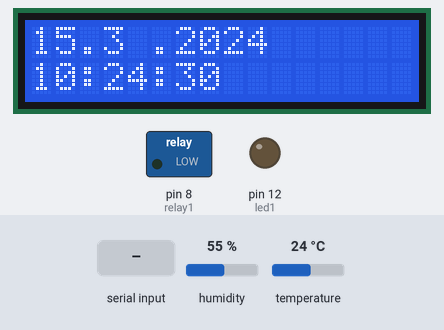
Bench run of a sketch on a simulated Arduino Uno, built with avr-gcc and run on an emulated ATmega328P. On the bench: 16×2 character LCD, switched loads named in the sketch (green lamp = pin HIGH), output pins drawn as LEDs (lit = HIGH). The inputs (shaded band) are chosen by the test bench; at power-on: humidity 55 %, temperature 24 °C. The local clock reads 2024-03-15 10:24:30 at power-on unless the sketch sets it.

Above: at 1.2 s.
1.3 s: "ab" received over the second serial link
At 3.7 s:
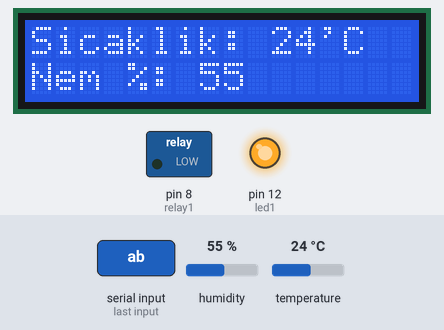
7.9 s: "fa" received over the second serial link
At 8.9 s:
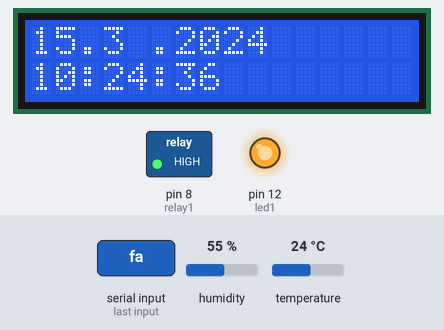
14.2 s: "ba" received over the second serial link
At 14.9 s:
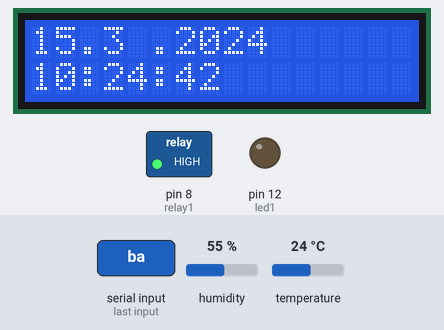
20.5 s: humidity set to 22 %
At 23.4 s:
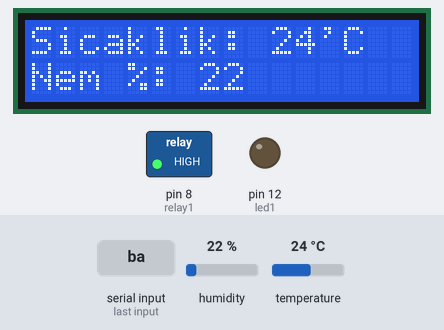
34.8 s: temperature set to 12 °C
At 35.3 s:
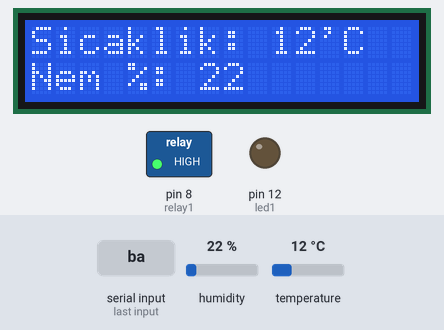
Timing chart, 0 to 37.8 s (numbered marks = the images above; inputs shaded):
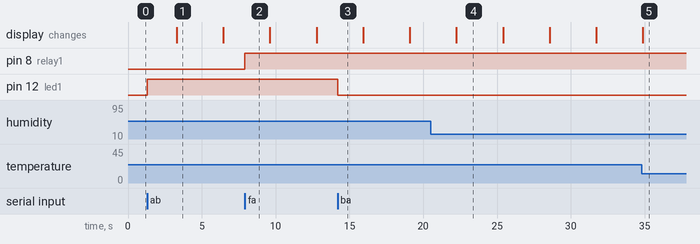

The sketch:

lcd_mesafe.ino
```cpp
#include <virtuabotixRTC.h>
#include <Wire.h>
#include <LiquidCrystal_I2C.h>
LiquidCrystal_I2C lcd(0x27,16,2);
#include <dht11.h>
#define DHT11PIN 11
#include <SoftwareSerial.h>
virtuabotixRTC myRTC(6, 5, 4);
SoftwareSerial btserial(2,3);// rx,tx bt
dht11 DHT11;

int relay1=8;
int led1d;
int led2d;
int led3d;
int relay1d;
char unChar;
String data;
int led1=12;
int led2;
int led3;
int ISINEMgonder;
int say;

void setup()
{
 lcd.init();

pinMode(relay1,OUTPUT);
pinMode(led1,OUTPUT);
 lcd.backlight();

     Serial.begin(9600);
 //myRTC.setDS1302Time(50, 00, 00,4, 15,03, 2017);
btserial.begin(9600);

  relay1d=0;
}
void loop()
{
  while(btserial.available())
{

unChar = btserial.read();
data +=unChar;

delay(1);
if(data=="S")  // servo motoru S komutu ile çalıştırır.
{
  motor1();
  }
  if(data=="ab")  // led 1 i ab komutu ile açar
  {if(led1d==0)
  {
    digitalWrite(led1,1);
  led1d=1;
  }

    }
    if(data=="ba"){  // led 1 i ba komutu ile kapatır
      if(led1d==1)
      {
      digitalWrite(led1,0);
      led1d=0;
      }}
      if(data=="ca")  // led 2 yi ca komutu ile açar
      {
        if(led2d==0)
        {digitalWrite(led2,1);
        led2d=1;
        }}
        if(data=="ac") // led 2 yi ac komutu ile kapatır
        {if(led2d==1)
          {digitalWrite(led2,0);
          led2d=0;
          }}
          if(data=="ea") // led 3 ü ea komutu ile açar
          {if(led3d==0)
          {
            digitalWrite(led3,1);
          led3d=1;
          }}
            if(data=="ae") // led 3 ü ae komutu ile kapatır
            {
              if(led3d==1)
              {digitalWrite(led3,0);
              led3d=0;
              }}
              if(data=="fa") // röle 1 i fa komutu ile açar
              {if(relay1d==0)
              {digitalWrite(relay1,1);
              relay1d=1;
                }
                }
                if(data=="af") // röle 1 i af komutu ile kapatır
                {if(relay1d==1)
                {digitalWrite(relay1,0);
                relay1d=0;
                  }
                  }
                  if(data=="ga")
                  {
                    ISINEM();
                    }
                    if(data=="ag")
                    {
                        delay(50);
                        btserial.print("Mesafe : ");
                        //btserial.print(sonar.ping_cm());
                        btserial.println(" cm\n");
                      }
                       if(data=="ha")
                  {
                    lcd.backlight();
                    }
                     if(data=="ah")
                  {
                    lcd.noBacklight();
                    }

  //Serial.println(data);


}
data="";
  myRTC.updateTime();


if(say % 2000==0 ){
LcdIsinem();}

if(say %4000==0){LcdTarih();}
  say++;


}


void motor1() // Servo motoru gelen değer ile açısal hareket ettirir.
{
//   delay(100);
//  while(btserial.available())
//  {
//
//    char c =btserial.read();
//    poz=poz+c;
//    }
//   if(poz.length()>0)
//   {
//      btserial.println(poz.toInt());
//      servom.write(poz.toInt());
//      Serial.println(poz);
//
//     poz="";
//     }
  }

void ISINEM()
{
  ISINEMgonder=2000;
   int chk = DHT11.read(DHT11PIN);


  btserial.print("Nem(%): ");
  btserial.print((float)DHT11.humidity, 0);

  btserial.print("  Sicaklik : ");
  btserial.print((float)DHT11.temperature, 0);
  btserial.println();


  delay(1);

  }

void LcdIsinem()
{
  lcd.setCursor(1,0);
   int chk = DHT11.read(DHT11PIN);
 lcd.clear();
 lcd.setCursor(0,0);
 lcd.print("Sicaklik:");
 lcd.setCursor(10,0);
 lcd.print((float)DHT11.temperature,0);
 lcd.setCursor(12,0);
 lcd.print("'C");
 lcd.setCursor(0,1);
 lcd.print("Nem %:");
 lcd.setCursor(7,1);
 lcd.print((float)DHT11.humidity,0);
}
 //delay(2000);
 void LcdTarih()
 {
  lcd.clear();
 lcd.setCursor(0,0);

 lcd.print(myRTC.dayofmonth);
 lcd.setCursor(2,0);
 lcd.print(".");
 lcd.setCursor(3,0);
 lcd.print(myRTC.month);
 lcd.setCursor(5,0);
 lcd.print(".");
 lcd.setCursor(6,0);
 lcd.print(myRTC.year);
 lcd.setCursor(0,1);
  lcd.print(myRTC.hours);
 lcd.setCursor(2,1);
 lcd.print(":");
 lcd.setCursor(3,1);
 lcd.print(myRTC.minutes);
 lcd.setCursor(5,1);
 lcd.print(":");
 lcd.setCursor(6,1);
 lcd.print(myRTC.seconds);
 //delay(2000);
  }
```

Measured:
- after the input at 1.3 s, pin 12 (led1): LOW → HIGH at once
- after the input at 7.9 s, pin 8 (relay1): LOW → HIGH at once
- after the input at 14.2 s, pin 12 (led1): HIGH → LOW at once
- what the display in image 1 shows lasts 3.2 s, from 3.3 s to 6.5 s
